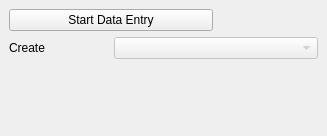
<?xml version="1.0" encoding="UTF-8"?>
<ui version="4.0">
 <class>QgepDockWidget</class>
 <widget class="QDockWidget" name="QgepDockWidget">
  <property name="geometry">
   <rect>
    <x>0</x>
    <y>0</y>
    <width>327</width>
    <height>136</height>
   </rect>
  </property>
  <property name="windowTitle">
   <string>QGEP Data Entry</string>
  </property>
  <widget class="QWidget" name="dockWidgetContents">
   <layout class="QGridLayout" name="gridLayout">
    <item row="1" column="0">
     <widget class="QLabel" name="label">
      <property name="text">
       <string>Create</string>
      </property>
     </widget>
    </item>
    <item row="0" column="0" colspan="2">
     <widget class="QPushButton" name="stateButton">
      <property name="text">
       <string>Start Data Entry</string>
      </property>
     </widget>
    </item>
    <item row="1" column="1" colspan="2">
     <widget class="QComboBox" name="layerComboBox">
      <property name="enabled">
       <bool>false</bool>
      </property>
      <property name="autoFillBackground">
       <bool>true</bool>
      </property>
     </widget>
    </item>
    <item row="2" column="0">
     <spacer name="verticalSpacer">
      <property name="orientation">
       <enum>Qt::Vertical</enum>
      </property>
      <property name="sizeHint" stdset="0">
       <size>
        <width>20</width>
        <height>40</height>
       </size>
      </property>
     </spacer>
    </item>
   </layout>
  </widget>
 </widget>
 <resources/>
 <connections/>
</ui>
